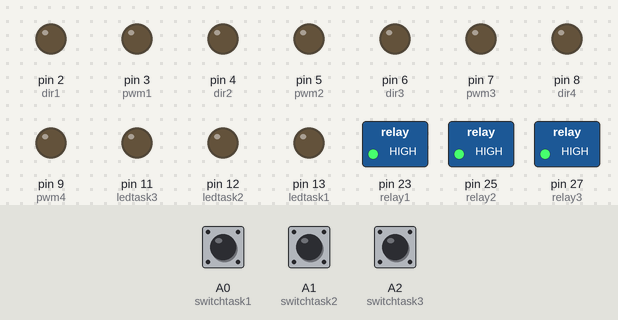
A sketch run on a simulated Arduino Mega 2560, built with avr-gcc and run on an emulated ATmega2560. Shown: switched loads named in the sketch (green lamp = pin HIGH), output pins drawn as LEDs (lit = HIGH). Inputs (shaded band) come from the test bench; at power-on: A0 (switchtask1) LOW, A1 (switchtask2) LOW, A2 (switchtask3) LOW.

Above: at 1.2 s.
1.3 s: A0 (switchtask1) pulled HIGH for 0.15 s
At 2.6 s:
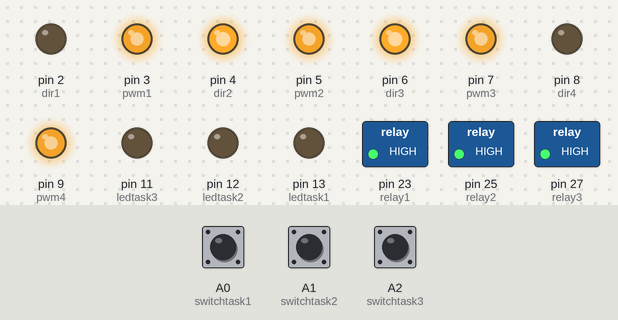
4.4 s: A1 (switchtask2) pulled HIGH for 3.2 s
At 11.9 s:
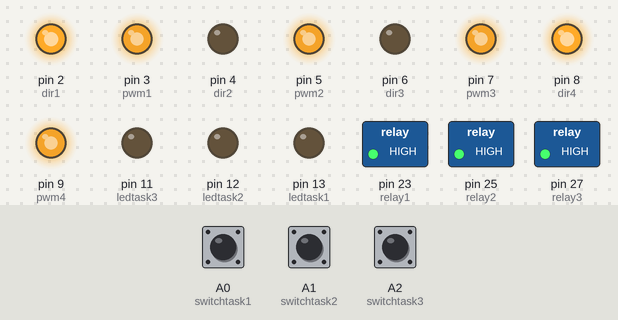
12.2 s: A0 (switchtask1) pulled HIGH for 1 s
At 15.1 s:
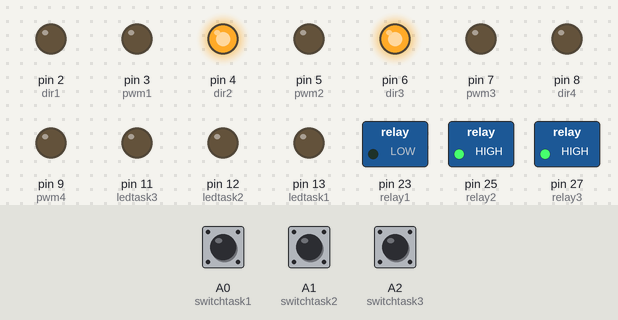
16.2 s: A0 (switchtask1) pulled HIGH for 3.2 s
At 22.9 s:
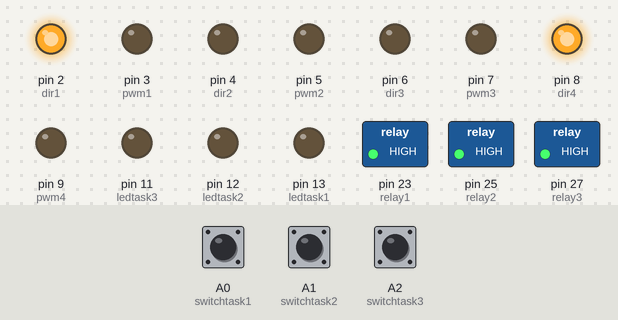
Timing chart, 0 to 23.4 s (numbered marks = the images above; inputs shaded):
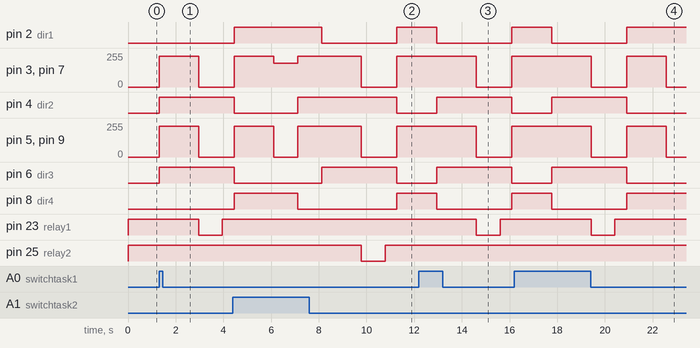

The sketch:

ondelay.ino
```cpp
#define pwm1 3
#define dir1 2
#define pwm2 5
#define dir2 4
#define pwm3 7
#define dir3 6
#define pwm4 9
#define dir4 8
#define sensor1 analogRead(A15)
#define sensor2 analogRead(A14)
#define sensor3 analogRead(A13)
#define sensor4 analogRead(A12)
#define sensor1J digitalRead(53)
#define sensor2J digitalRead(51)
#define sensor3J digitalRead(49)
#define sensor4J digitalRead(47)
#define relay1 23
#define relay2 25
#define relay3 27
#define switchtask1 A0
#define switchtask2 A1
#define switchtask3 A2
#define ledtask1 13
#define ledtask2 12
#define ledtask3 11
#define lval 180
#define uval 230
#define flag 0
int pos1,pos2,pos3,pos4;
int readVal,fl;
void forward(int x,int y,int z,int w)
{
  analogWrite(pwm1,x);
  digitalWrite(dir1,HIGH);
  analogWrite(pwm2,y);
  digitalWrite(dir2,HIGH);
  analogWrite(pwm3,z);
  digitalWrite(dir3,LOW);
  analogWrite(pwm4,w);
  digitalWrite(dir4,LOW);
}
void reverse(int x,int y,int z,int w)
{
  analogWrite(pwm1,x);
  digitalWrite(dir1,LOW);
  analogWrite(pwm2,y);
  digitalWrite(dir2,LOW);
  analogWrite(pwm3,z);
  digitalWrite(dir3,HIGH);
  analogWrite(pwm4,w);
  digitalWrite(dir4,HIGH);
}
void left(int x,int y,int z,int w)
{
  analogWrite(pwm1,x);
  digitalWrite(dir1,LOW);
  analogWrite(pwm2,y);
  digitalWrite(dir2,HIGH);
  analogWrite(pwm3,z);
  digitalWrite(dir3,HIGH);
  analogWrite(pwm4,w);
  digitalWrite(dir4,LOW);
}
void right(int x,int y,int z,int w)
{
  analogWrite(pwm1,x);
  digitalWrite(dir1,HIGH);
  analogWrite(pwm2,y);
  digitalWrite(dir2,LOW);
  analogWrite(pwm3,z);
  digitalWrite(dir3,LOW);
  analogWrite(pwm4,w);
  digitalWrite(dir4,HIGH);
}
void stopM()
{
  analogWrite(pwm1,0);
  analogWrite(pwm2,0);
  analogWrite(pwm3,0);
  analogWrite(pwm4,0);
}
void setup() {
 pinMode(relay1,OUTPUT);
 pinMode(relay2,OUTPUT);
 pinMode(relay3,OUTPUT);
 pinMode(ledtask1,OUTPUT);
 pinMode(ledtask2,OUTPUT);
 pinMode(ledtask3,OUTPUT);
 pinMode(53,INPUT);
 pinMode(51,INPUT);
 pinMode(47,INPUT);
 pinMode(49,INPUT);
 pinMode(A0,INPUT);
 pinMode(A1,INPUT);
 pinMode(A2,INPUT);
 for(int i=2;i<=9;i++)
 {
  pinMode(i,OUTPUT);
 }
 digitalWrite(relay1,HIGH);
 digitalWrite(relay2,HIGH);
 digitalWrite(relay3,HIGH);
}

void loop() {
  if(digitalRead(switchtask1))
  {
    left(uval,uval,uval,uval);
 delay(1660);
 stopM();
 digitalWrite(relay1,LOW);
 delay(1000);
 digitalWrite(relay1,HIGH);
 delay(500);
 right(uval,uval,uval,uval);
 delay(1660);
 stopM();
 fl=flag;
  }
  else if(digitalRead(switchtask2))
  {
    if(fl==0)
    {
      analogWrite(pwm1,180);
      digitalWrite(dir1,HIGH);
      analogWrite(pwm3,180);
      digitalWrite(dir3,LOW);
      delay(1000);
      stopM();
      forward(uval,uval,uval,uval);
      delay(1000);
      stopM();
      fl=100;
    }
    left(uval,uval,uval,uval);
 delay(1660);
 stopM();
 digitalWrite(relay2,LOW);
 delay(1000);
 digitalWrite(relay2,HIGH);
 delay(500);
 right(uval,uval,uval,uval);
 delay(1660);
 stopM();
  }
  else if(digitalRead(switchtask3))
  {
    left(uval,uval,uval,uval);
 delay(3320);
 stopM();
 digitalWrite(relay2,LOW);
 delay(1000);
 digitalWrite(relay2,HIGH);
 delay(500);
 right(uval,uval,uval,uval);
 delay(3320);
 stopM();
  }
  else
  {
    stopM();
  }
}
```

Measured:
- after the input at 1.3 s, pin 3 (pwm1), pin 5 (pwm2), pin 7 (pwm3), pin 9 (pwm4): 0/255 → 230/255 at once, → 0/255 1.7 s later; pin 4 (dir2), pin 6 (dir3): LOW → HIGH at once; pin 23 (relay1): HIGH → LOW after 1.7 s, → HIGH 1.0 s later
- after the input at 4.4 s, pin 25 (relay2): HIGH → LOW after 5.4 s, → HIGH 1.0 s later
- after the input at 12.2 s, pin 2 (dir1), pin 8 (dir4): HIGH → LOW after 0.74 s, → HIGH 3.2 s later; pin 3 (pwm1), pin 5 (pwm2), pin 7 (pwm3), pin 9 (pwm4): 230/255 → 0/255 after 2.4 s instead of 0.74 s; pin 4 (dir2), pin 6 (dir3): LOW → HIGH after 0.74 s, → LOW 3.2 s later; pin 23 (relay1): HIGH → LOW after 2.4 s, → HIGH 1.0 s later
- after the input at 16.2 s, pin 2 (dir1), pin 8 (dir4): HIGH → LOW after 1.6 s, → HIGH 3.2 s later; pin 3 (pwm1), pin 5 (pwm2), pin 7 (pwm3), pin 9 (pwm4): 230/255 → 0/255 after 3.2 s instead of 1.6 s; pin 4 (dir2), pin 6 (dir3): LOW → HIGH after 1.6 s, → LOW 3.2 s later; pin 23 (relay1): HIGH → LOW after 3.2 s, → HIGH 1.0 s later
